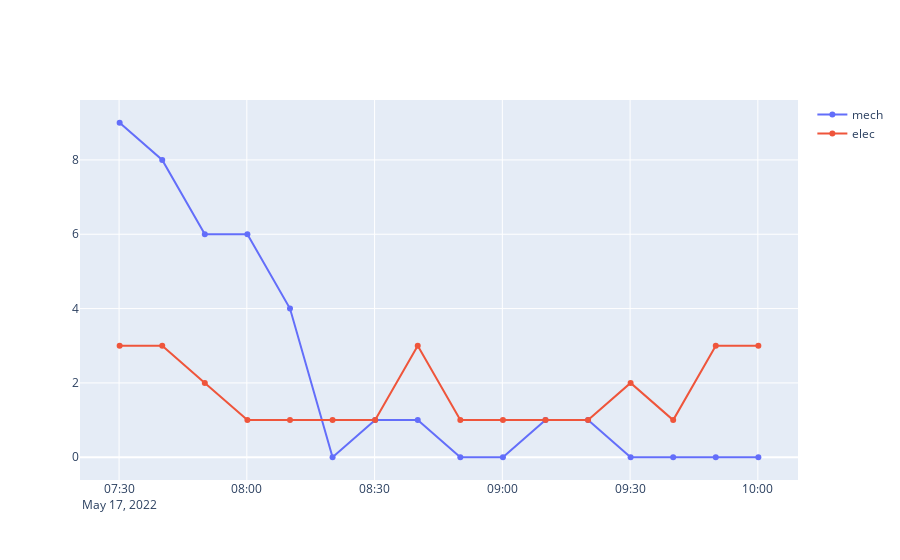

The notebook cell this image was saved under:
### Code cell
# mardi
plot_bikes("2022-05-17", "21209")
